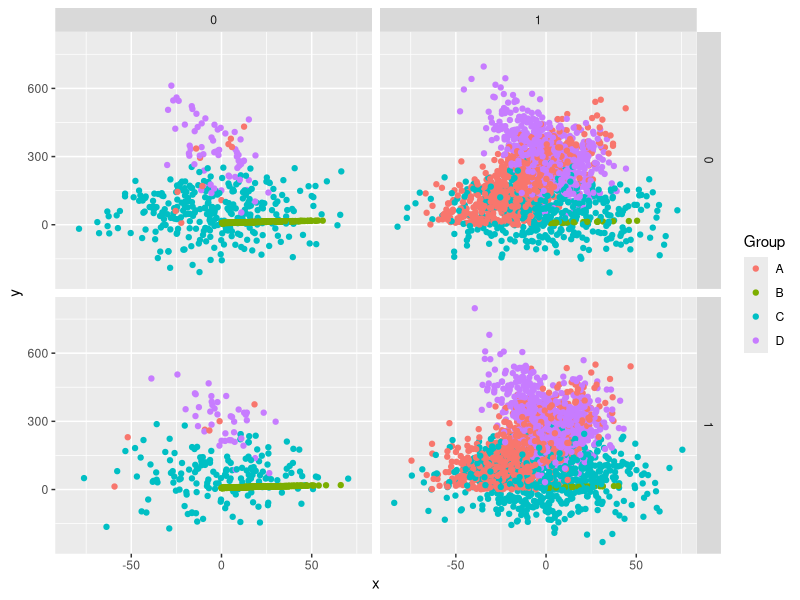
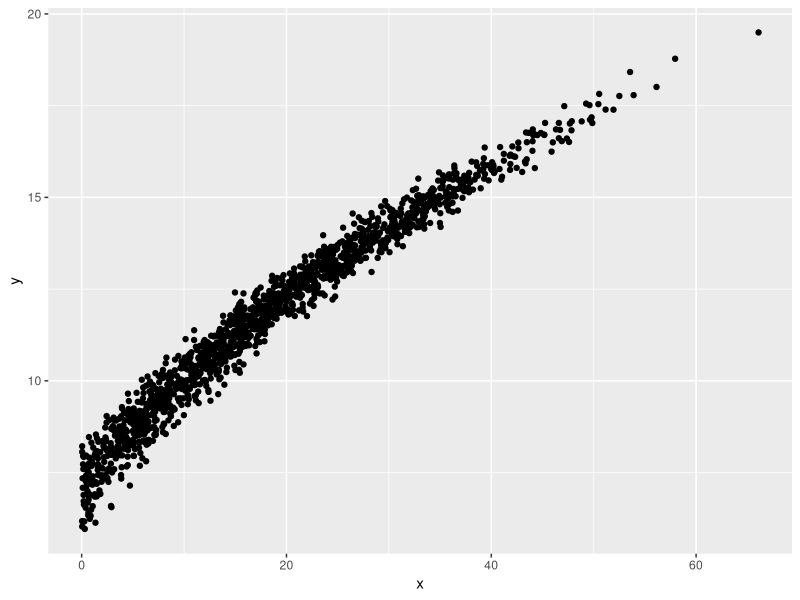
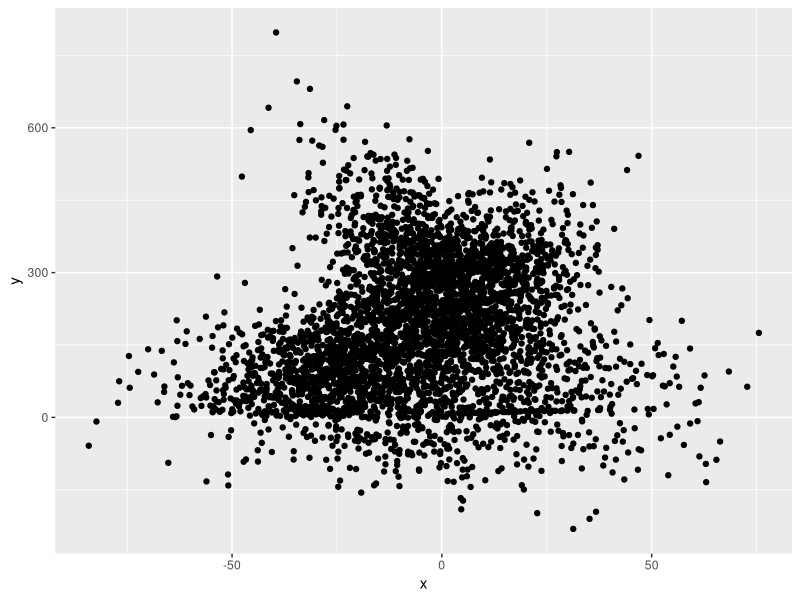
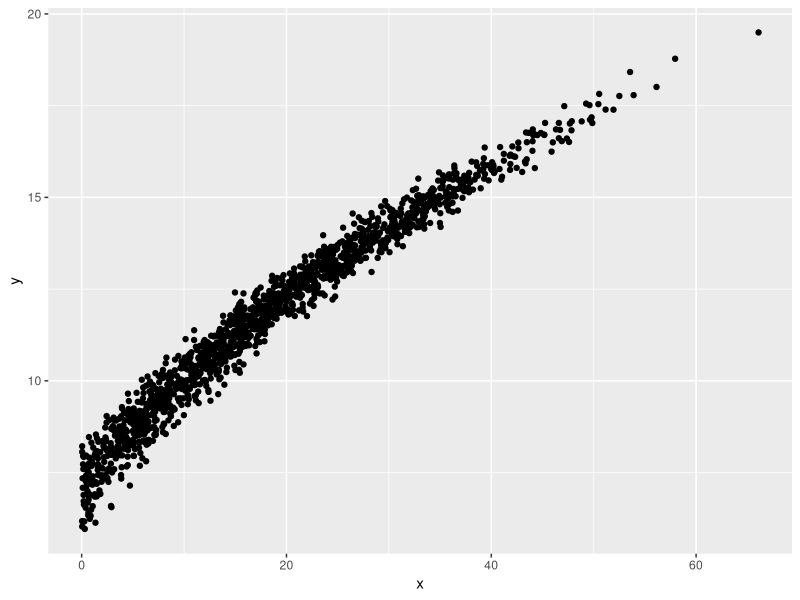
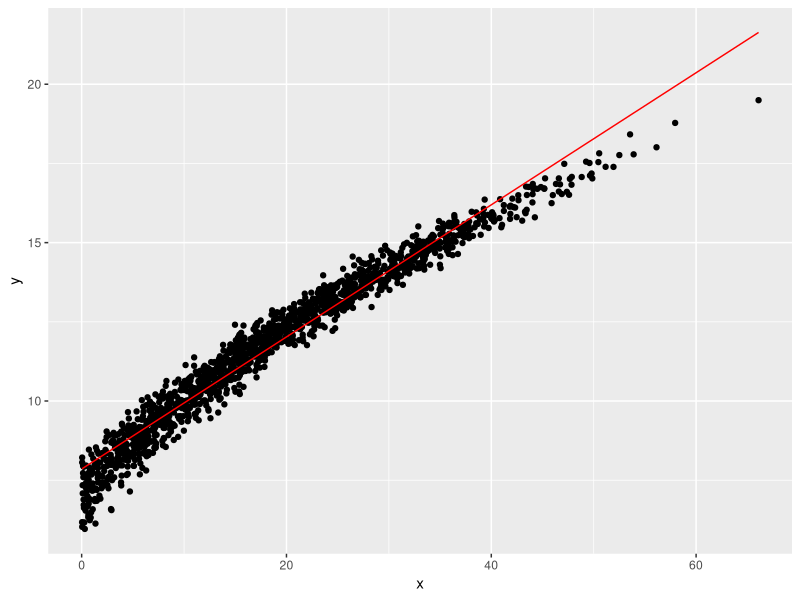
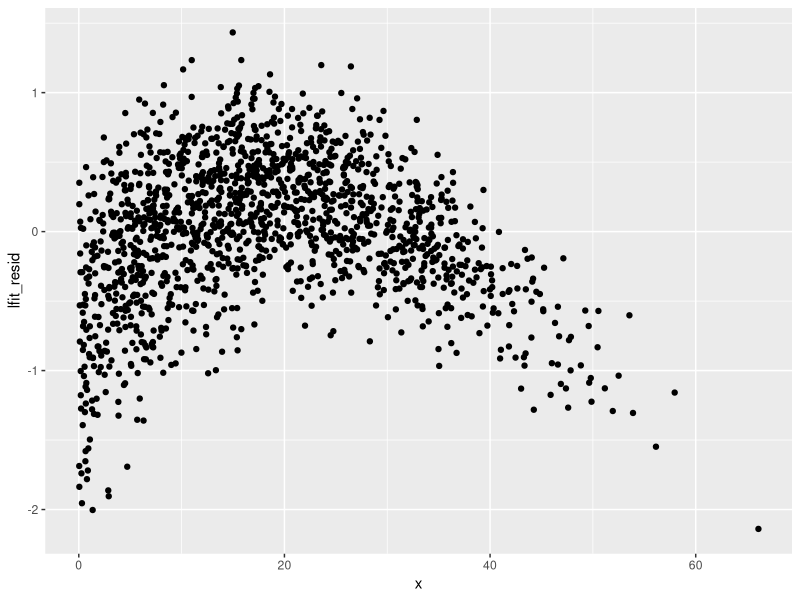
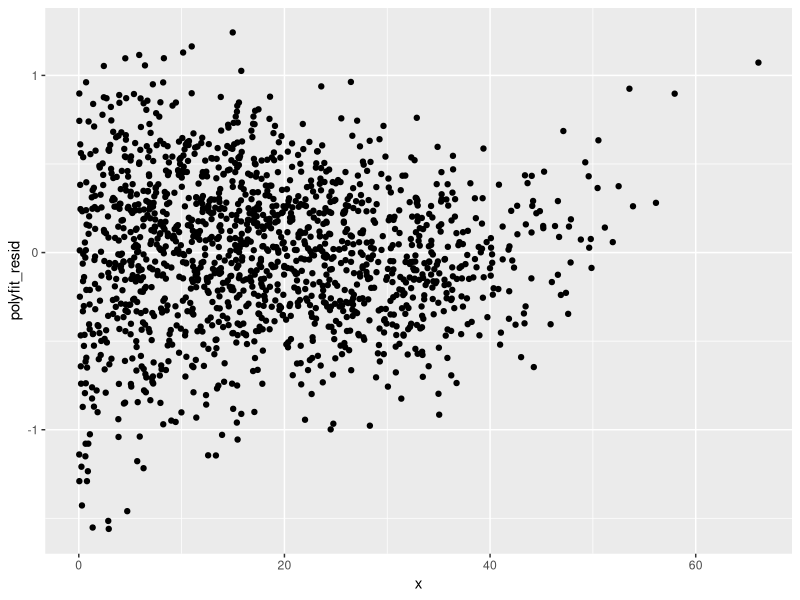
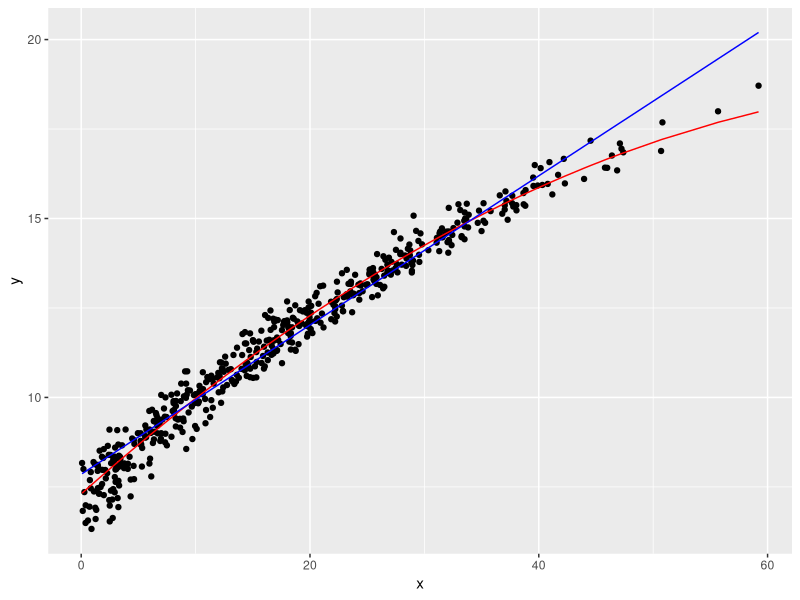

The R source for these figures, in order: (Note: this script raises an error after producing the figures.)
# Jeffrey Williams
# DATA-312
# Dr. Robinson
# 11 April 2022

# Cleaning workspace / loading libraries
rm(list = ls())
gc()

library(tidyverse)
library(modelr)

# Load dataset
raw_data <- read_csv('data312_ml_michaelr.csv')

# Sampling
raw_data_samplingframe <- raw_data %>% 
  mutate(snum = sample.int(n(), n()) / n())

training <- raw_data_samplingframe %>% filter(snum < 0.6) %>% select(-snum)

query <- raw_data_samplingframe %>% filter(snum >= 0.6, snum < 0.8) %>%
  select(-snum)

test <- raw_data_samplingframe %>% filter(snum > 0.8) %>% select(-snum)

training %>% write_csv('michaelr_training.csv')
query %>% write_csv('michaelr_query.csv')
test %>% write_csv('michaelr_test.csv')

# Exploration
training %>% ggplot(aes(x, y, color = Group)) + geom_point() + 
  facet_grid(vars(s), vars(t))

training %>% filter(Group == 'B') %>% ggplot(aes(x, y)) + geom_point()

training %>% filter(t == 1) %>% ggplot(aes(x, y)) + geom_point()

training %>% count(Group)

training %>% count(Group, t) %>% pivot_wider(names_from = t, values_from = n)

training_B <- training %>% filter(Group == "B")

training_B %>% ggplot(aes(x, y)) + geom_point()

lfit <- lm(y~x, training_B)

training_lfit <- training_B %>% add_predictions(lfit, var = 'lfit_y')

training_lfit %>% ggplot() + geom_point(aes(x, y)) + 
  geom_line(aes(x, lfit_y), color = 'red') 

training_lfit <- training_lfit %>% add_residuals(lfit, var = 'lfit_y')

training_lfit <- training_B %>% add_predictions(lfit, var = 'lfit_y') %>% 
  add_residuals(lfit, var = 'lfit_resid')

training_lfit %>% ggplot(aes(x, lfit_resid)) + geom_point()

polyfit <- lm(y~poly(x, 2), training_B)

training_both <- training_B %>% add_predictions(polyfit, var = 'polyfit_y') %>%
  add_residuals(polyfit, var = 'polyfit_resid')

training_both %>% ggplot(aes(x, polyfit_resid)) + geom_point()

query_B <- query %>% filter(Group == 'B') %>% 
  add_predictions(lfit, var = 'lfit_pred') %>%
  add_residuals(lfit, var = 'lfit_resid') %>%
  add_predictions(polyfit, var = 'polyfit_pred') %>%
  add_residuals(polyfit, var = 'polyfit_resid')

query_B %>% ggplot() + geom_point(aes(x, y)) + 
  geom_line(aes(x, polyfit_pred), color = 'red') +
  geom_line(aes(x, lfit_pred), color = 'blue')

test_B <- test %>% filter(Group == 'B') %>%
  add_predictions(polyfit, var = 'polyfit_pred') %>% 
  add_residuals(polyfit, var = 'polyfit_resid')

test_B %>% ggplot(aes(polyfit_resid)) + geom_histogram()

# Shifting to use of my own data

# Loading raw data
my_data <- read_csv('5030143_HW4A.csv')

# Sampling
my_samplingframe <- my_data %>% 
  mutate(snum = sample.int(n(), n()) / n())

my_training <- my_samplingframe %>% filter(snum < 0.6) %>% select(-snum)

my_query <- my_samplingframe %>% filter(snum >= 0.6, snum < 0.8) %>%
  select(-snum)

my_test <- my_samplingframe %>% filter(snum > 0.8) %>% select(-snum)

my_training %>% write_csv('5030143_training.csv')
my_query %>% write_csv('5030143_query.csv')
my_test %>% write_csv('5030143_test.csv')

# Exploration / visualization

my_training %>% filter(t == 1) %>% ggplot(aes(x, y)) + geom_point()

my_training %>% filter(t == 0) %>% ggplot(aes(x, y)) + geom_point()

my_training %>% count(Group, t) %>% 
  pivot_wider(names_from = t, values_from = n) %>%
  column_to_rownames('Group') %>% chisq.test()

my_training %>% count(Group) %>% select(n) %>% chisq.test()

my_training %>% ggplot(aes(x, y, color = Group)) + geom_point() +
  facet_grid(vars(s), vars(t))

my_training %>% filter(Group == 'H') %>% 
  ggplot(aes(x, y, color = Group)) + geom_point() +
  facet_grid(vars(s), vars(t))

my_training %>% filter(Group == 'H') %>% ggplot(aes(y, x)) + geom_point()

my_training %>% filter(t == 1) %>% ggplot(aes(x, y)) + geom_point()

# Modeling Problem 1:
# In this modeling problem, I will be looking strictly at the 'Group' value, H.
# I will be considering x to be the response variable, wish respect to y
# (quantitative explanatory variable) and Group H (categorical explanatory
# variable). Two candidates I am considering are a linear model as well as
# a polynomial model, which I am more strongly considering.

my_tH <- my_training %>% filter(Group == 'H')

H_lfit <- lm(y~x, data = my_tH)

H_polyfit <- lm(y~poly(x, 2), my_tH)

tH_lfit <- my_tH %>% 
  add_predictions(H_lfit, var = 'H_lfit_y') %>%
  add_residuals(H_lfit, var = 'H_lfit_resid')

tH_lfit %>% ggplot() + geom_point(aes(y, x)) + 
  geom_line(aes(H_lfit_y, x), color = 'blue')

tH_polyfit <- my_tH %>%
  add_predictions(H_polyfit, var = 'H_polyfit_y') %>%
  add_residuals(H_polyfit, var = 'H_polyfit_resid')

tH_polyfit %>% ggplot() + geom_point(aes(x, y)) + 
  geom_line(aes(x, H_polyfit_y), color='green')

# Selection - Looking at Residuals
tH_lfit %>% ggplot(aes(H_lfit_resid)) + geom_histogram()
tH_polyfit %>% ggplot(aes(H_polyfit_resid)) + geom_histogram()

tH_lfit %>% summarize(mean = mean(H_lfit_resid), sd = sd(H_lfit_resid))
tH_polyfit %>% summarize(mean = mean(H_polyfit_resid), sd = sd(H_polyfit_resid))


my_qH <- my_query %>%
  filter(Group == 'H') %>%
  add_residuals(H_lfit, var='H_lfit_resid') %>%
  add_predictions(H_lfit, var='H_lfit_pred') %>%
  add_residuals(H_polyfit,var='H_polyfit_resid') %>%
  add_predictions(H_polyfit,var='H_polyfit_pred')

my_qH %>% ggplot() + geom_point(aes(x, y)) + 
  geom_line(aes(x, H_polyfit_pred), color = 'red') +
  geom_line(aes(x, H_lfit_pred), color = 'blue') + 
  geom_point(aes(x, H_lfit_resid), color = 'orange') +
  geom_point(aes(x, H_polyfit_resid), color = 'green')

# Modeling Problem 2:
# In this modeling problem, my main focus will be on variable 't', with respect
# to certain values within the 'Group' category. It appears quite evident that
# there is a strong mutual dependency, such that there is a strong difference in
# how frequently values within each 'Group' occur when t = 0 versus when t = 1.
# Plotting this, particularly using a facet plot, demonstrates this effectively.
# Observe that for certain 'Group' variables, like G and H, their respective
# values are less frequent (or nearly nonexistent) for a particular value of t,
# while subtler differences are evident for F and I.

my_training_kmeans <- my_training %>% select(-Group) %>% kmeans(4)

my_training_kmeans %>% 
  add_predictions(my_training_kmeans, var = 'training_kmeans')
  
